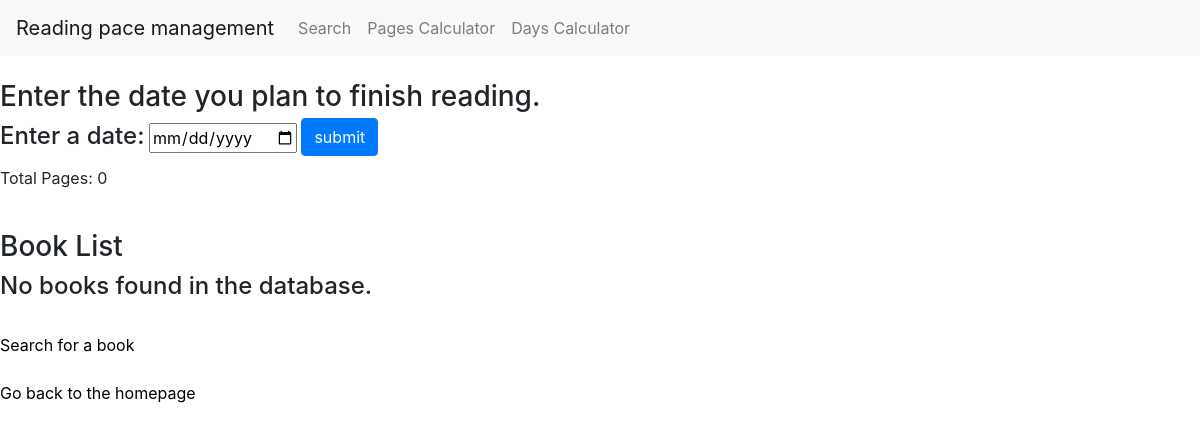
Before: /pages with the older database file.
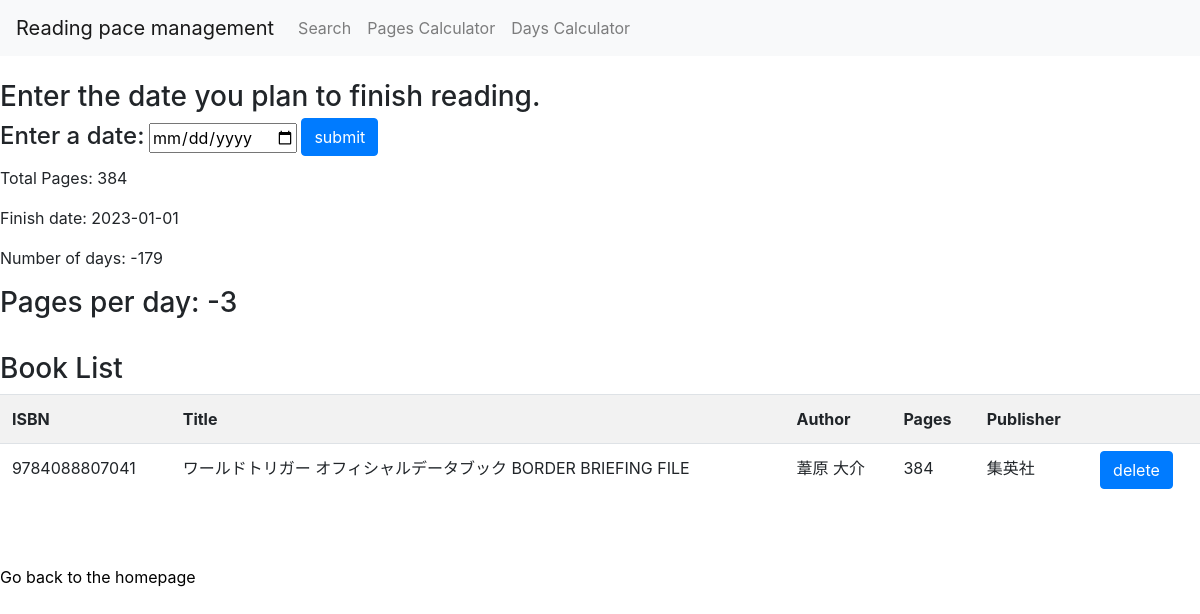
After: the same page with the newer database file.
### tables this page shows
CREATE TABLE 'books' ('isbn' INTEGER,
            title TEXT,
            author TEXT,'pages' INTEGER,
            publisher TEXT
        , PRIMARY KEY ("isbn") );

### app.py (the view)
@app.route("/pages", methods=["GET", "POST"])
def pages():
    conn = create_conn_date()
    c = conn.cursor()
    books, total_pages = display() if display() is not None else (None, 0)
    if request.method == "POST":
        date_input = request.form["date"]
        if date_input is None:
            flash("Invalid date format", "error")
            return render_template("pages.html", books=books, total_pages=total_pages)
        try:
            input_date = datetime.strptime(date_input, '%Y-%m-%d')
        except ValueError:
            flash("The input date is invalid date format.", "error")
            return render_template("pages.html", books=books, total_pages=total_pages)
        today = datetime.now()
        if input_date <= today:
            flash("Date must be in the future.", "error")
            return render_template("pages.html", books=books, total_pages=total_pages)
        c.execute("SELECT * FROM input_date")
        data = c.fetchall()
        if not data:
            c.execute("INSERT INTO input_date (date) VALUES (?)", (date_input,))
            conn.commit()
        else:
            c.execute("UPDATE input_date SET date = ?", (date_input,))
            conn.commit()
        conn.close()
        delta = input_date - today
        days = delta.days + 1
        pages_per_day = math.ceil(total_pages / days)
        return render_template("pages.html", books=books, total_pages=total_pages, input_date=input_date, days=days, pages_per_day=pages_per_day)
    else:
        c.execute("SELECT * FROM input_date")
        data = c.fetchone()
        if not books:
            return render_template("pages.html")
        if data:
            input_date = datetime.strptime(data[0], '%Y-%m-%d')
            delta = input_date - datetime.now()
            days = delta.days + 1
            pages_per_day = math.ceil(total_pages / days)
        else:
            input_date = None
            days = None
            pages_per_day = None
        conn.close()
        if total_pages is None:
            return render_template("pages.html")
        else:
            return render_template("pages.html", books=books, total_pages=total_pages, input_date=input_date, days=days, pages_per_day=pages_per_day)

### app.py (called while the page is built)
def create_conn():
    conn = sqlite3.connect("books.db")
    c = conn.cursor()
    c.execute("CREATE TABLE IF NOT EXISTS books (isbn INTEGER PRIMARY KEY, title TEXT, author TEXT, pages INTEGER, publisher TEXT)")
    return conn

def create_conn_date():
    conn = sqlite3.connect("books.db")
    c = conn.cursor()
    c.execute("CREATE TABLE IF NOT EXISTS input_date (date Date)")
    return conn

def display():
    conn = create_conn()
    c = conn.cursor()
    c.execute("SELECT * FROM books")
    books = c.fetchall()
    c.execute("SELECT sum(pages) FROM books")
    total_pages = c.fetchone()[0]
    conn.close()
    return books,total_pages

### templates/pages.html (shortened to what this page needs)
{% extends "layout.html" %}
{% block content %}
  <h3>Enter the date you plan to finish reading.</h3>
  <form action="/pages" method="post">
    <label for="date"><h4>Enter a date:</h4></label>
    <input type="date" id="date" name="date">
    <button type="submit" class="btn btn-primary">submit</button>
  </form>
  {% if total_pages %}
    <p>Total Pages: {{ total_pages }}</p>
  {% else %}
    <p>Total Pages: 0</p>
  {% endif %}
  {% if input_date %}
    <p>Finish date: {{ input_date.date() }}</p>
    <p>Number of days: {{ days }}</p>
    {% if books %}
      {% if total_pages %}
        {% set pages_per_day = total_pages // days %}
        <h3>Pages per day: {{ pages_per_day }}</h3>
      {% endif %}
    {% endif %}
  {% endif %}
  <br>
  <h3>Book List</h3>
  {% if books %}
    <table class="table table-striped">
      <tr>
        <th scope="col">ISBN</th>
        <th scope="col">Title</th>
        <th scope="col">Author</th>
        <th scope="col">Pages</th>
        <th scope="col">Publisher</th>
        <th scope="col"></th>
      </tr>
      {% for book in books %}
        <tr>
          <td>{{ book[0] }}</td>
          <td>{{ book[1] }}</td>
          <td>{{ book[2] }}</td>
          <td>{{ book[3] }}</td>
          <td>{{ book[4] }}</td>
          <td>
            <form action="/delete" method="post">
              <button type="submit" class="btn btn-primary">delete</button>
            </form>
          </td>
        </tr>
      {% endfor %}
    </table>
  {% else %}
    <h4>No books found in the database.</h4>
    <br>
    <a href="/search">Search for a book</a>
  {% endif %}
  <br><br>
  <a href="{{ url_for('index') }}">Go back to the homepage</a>
{% endblock %}

### templates/layout.html (shortened to what this page needs)
<!DOCTYPE html>
<html>
  <head>
    <link rel="stylesheet" href="https://cdn.jsdelivr.net/npm/bootstrap@4.5.3/dist/css/bootstrap.min.css">
  </head>
  <body>
    <nav class="navbar navbar-expand-sm navbar-light bg-light">
      <a class="navbar-brand" href="/">Reading pace management</a>
      <ul class="navbar-nav">
        <li class="nav-item">
          <a class="nav-link" href="/search">Search</a>
        </li>
        <li class="nav-item">
          <a class="nav-link" href="/pages">Pages Calculator</a>
        </li>
        <li class="nav-item">
          <a class="nav-link" href="/days">Days Calculator</a>
        </li>
      </ul>
    </nav>
    <br>
    {% block content %}{% endblock %}
  </body>
</html>

### templates/layout.html (style rules this page uses)
a { color: black; }
form button { margin-top: -5px; }

Changed rows visible on the page:
added books: isbn "9784088807041", title "ワールドトリガー オフィシャルデータブック BORDER BRIEFING FILE", author "葦原 大介", pages "384", publisher "集英社"
Other visible differences:
{{ total_pages }}: (not shown) → "384"
{{ input_date.date() }}: (not shown) → "2023-01-01"
{{ days }}: (not shown) → "-179"
{{ pages_per_day }}: (not shown) → "-3"
text no longer shown: "Total Pages: 0 No books found in the database. Search for a book"
text now shown: "Total Pages: Finish date: Number of days: Pages per day: ISBN Title Author Pages Publisher"
